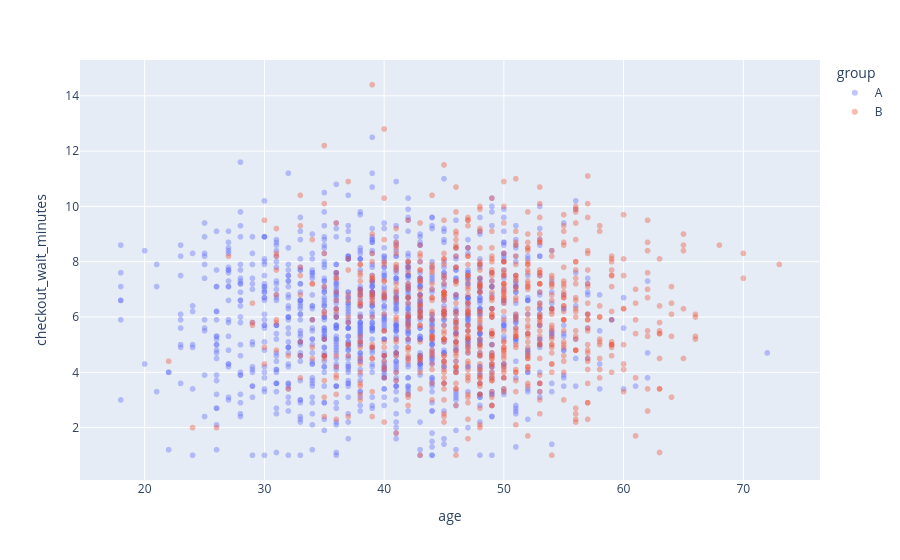

Here is the notebook cell this chart was saved with:
### Code cell
figure = px.scatter(
    transactions,
    x="age", 
    y="checkout_wait_minutes",
    color="group",
    opacity=0.4,
)
figure.show()

### Figure 1 — Plotly figure (JSON) as saved in the notebook; plotly's stock layout.template omitted (floating-point values rounded to 4 significant figures; data arrays with more than 128 entries replaced by an {"elided": "..."} marker saying what was removed)
{"data": [{"hovertemplate": "group=A<br>age=%{x}<br>checkout_wait_minutes=%{y}<extra></extra>", "legendgroup": "A", "marker": {"color": "#636efa", "opacity": 0.4, "symbol": "circle"}, "mode": "markers", "name": "A", "showlegend": true, "type": "scattergl", "x": {"elided": "1200 int values"}, "xaxis": "x", "y": {"elided": "1200 float values"}, "yaxis": "y"}, {"hovertemplate": "group=B<br>age=%{x}<br>checkout_wait_minutes=%{y}<extra></extra>", "legendgroup": "B", "marker": {"color": "#EF553B", "opacity": 0.4, "symbol": "circle"}, "mode": "markers", "name": "B", "showlegend": true, "type": "scattergl", "x": {"elided": "800 int values"}, "xaxis": "x", "y": {"elided": "800 float values"}, "yaxis": "y"}], "layout": {"legend": {"title": {"text": "group"}, "tracegroupgap": 0}, "margin": {"t": 60}, "xaxis": {"anchor": "y", "domain": [0, 1], "title": {"text": "age"}}, "yaxis": {"anchor": "x", "domain": [0, 1], "title": {"text": "checkout_wait_minutes"}}}}
